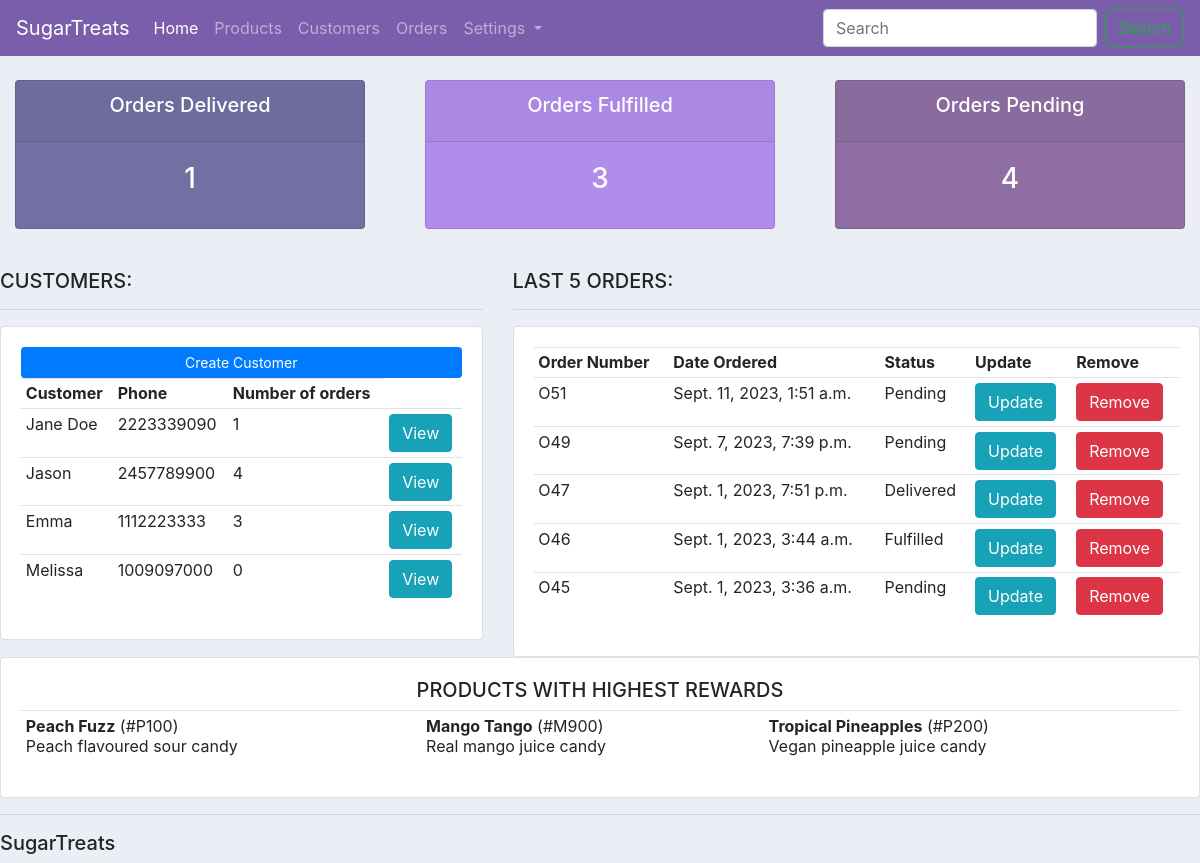
The app's page /, older data.
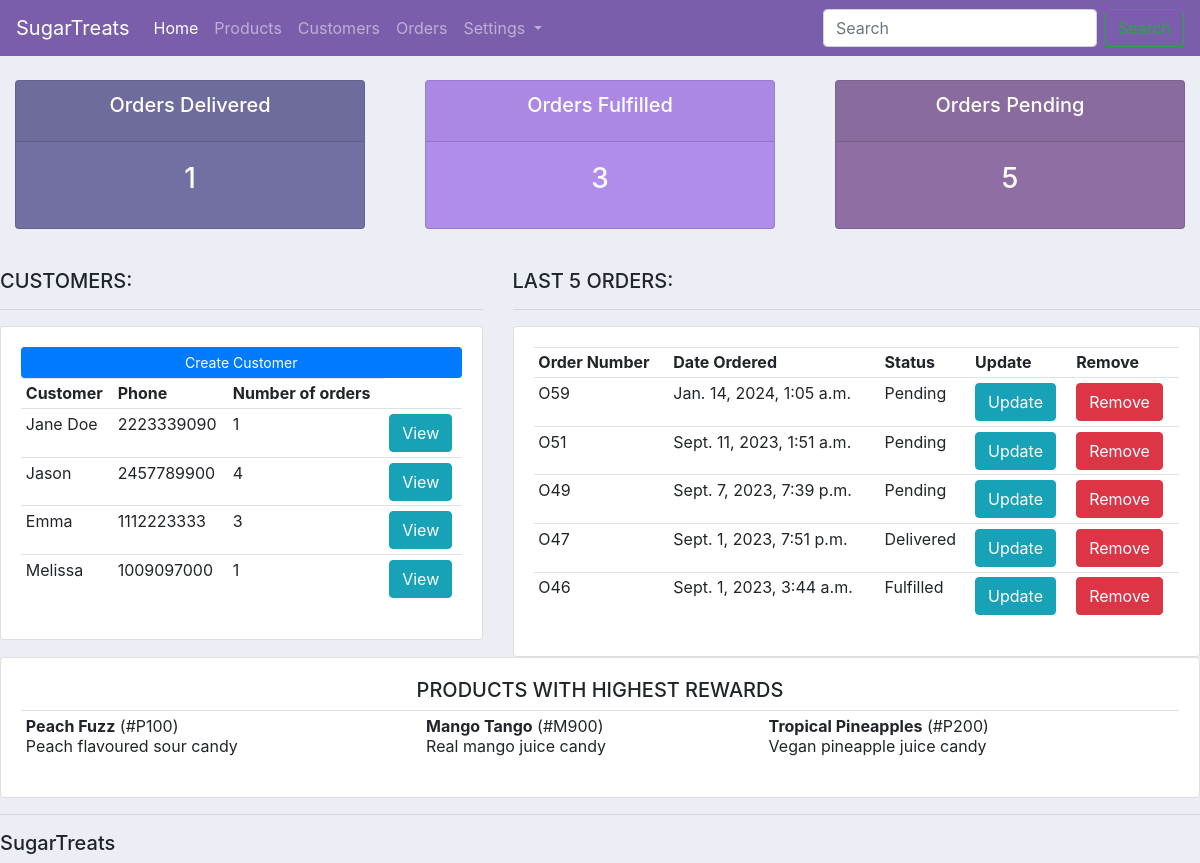
The same page, newer data.
### ecomm/models.py (models this page shows, shortened)
class Customer(models.Model):
    name = models.CharField(max_length=200, null=True)
    email = models.EmailField(null=True)
    phone = models.CharField(max_length=200, null=True)
    date_created = models.DateTimeField(auto_now_add=True, null=True)

class Order(models.Model):
    STATUS = (
        ("Pending", "Pending"),
        ("Fulfilled", "Fulfilled"),
        ("Delivered","Delivered"),
    )
    customer = models.ForeignKey(Customer, null = True, on_delete = models.SET_NULL, related_name = 'orders')
    order_items = models.ManyToManyField("OrderItem", related_name = 'orders') #every Order has many order_items
    note = models.TextField(max_length= 300, null = True, blank = True)
    date_created=models.DateTimeField(auto_now_add=True, null=True)
    status = models.CharField(max_length = 200, null = True, choices = STATUS)

class Product(models.Model):
    CATEGORY = (
        ("Candy", "Candy"),
        ("Chocolate", "Chocolate"),
        ("Gift box", "Gift box"),
        ("Chocolate bar", "Chocolate bar"),
    )
    name = models.CharField(max_length=200, null=True)
    product_num = models.CharField(max_length=100, unique=True)
    description = models.TextField(max_length=200, null=True)
    category = models.CharField(max_length=200, null=True, choices = CATEGORY)
    price = models.FloatField(null = True)
    date_created=models.DateTimeField(auto_now_add=True, null=True)
    tags = models.ManyToManyField(Tag, blank = True)
    rewards = models.IntegerField(null = True)

### ecomm/views.py (the view)
# urls.py: path("", views.home, name = "home"),
def home(request):
    customers = Customer.objects.all()
    orders = Order.objects.all()
    products = Product.objects.all()
    total_customers = customers.count()
    total_orders = orders.count()
    delivered = orders.filter(status="Delivered").count()
    fulfilled = orders.filter(status="Fulfilled").count()
    pending = orders.filter(status="Pending").count()
    list = orders.order_by("-date_created")
    ordered_list = list[:5]  # returns first five objects
    context = {
        "orders": orders,
        "customers": customers,
        "products": products,
        "total_customers": total_customers,
        "total_orders": total_orders,
        "delivered": delivered,
        "pending": pending,
        "fulfilled": fulfilled,
        "ordered_list": ordered_list,
    }
    return render(request, "ecomm/dashboard.html", context)

### ecomm/templates/ecomm/dashboard.html
{% extends "ecomm/main.html" %} {% block content %}
{% include "ecomm/status.html" %}
<br />
<div class="row">
    <div class = "col-md-5">
        <h5>CUSTOMERS:</h5>
        <hr />
        <div class="card card-body">
            <a class="btn btn-primary btn-sm btn-block" href="">Create Customer</a>
            <table class="table table-sm">
                <tr>
                  <th>Customer</th>
                  <th>Phone</th>
                  <th>Number of orders</th>
                </tr>
                {% for customer in customers %}
                    <tr>
                        <td> {{customer.name}} </td>
                        <td> {{customer.phone}} </td>
                        <td> {{customer.orders.count}} </td>
                        <td><a class = "btn btn-small btn-info" href="{% url 'profile' customer.id %}">View</a>
                    </tr>
                {% endfor %}
            </table>
        </div>
    </div>
    <div class="col-md-7">
        <h5>LAST 5 ORDERS:</h5>
        <hr />
        <div class="card card-body">
            <table class="table table-sm">
                <tr>
                <th>Order Number</th>
                <th>Date Ordered</th>
                <th>Status</th>
                <th>Update</th>
                <th>Remove</th>
                </tr>
                {% for order in ordered_list%}
                    <tr>
                        <td>O{{order.id}}</td>
                        <td>{{order.date_created}}</td>
                        <td>{{order.status}}</td>
                        <td><a class = "btn btn-small btn-info" href="{% url 'update_order' order.id %}">Update</td>
                        <td><a class = "btn btn-small btn-danger" href="{% url 'delete_order' order.id %}">Remove</td>
                    </tr>
                {% endfor %}
            </table>
        </div>
    </div>
</div>
<div class = "row">
        <div class = "col-md-12">
            <div class = "card card-body">
                <h5><center>PRODUCTS WITH HIGHEST REWARDS</center></h5>
                <table class = "table table-sm">
                    <tr>
                    {% for product in products %}
                    <td><b>{{product.name}}</b> (#{{product.product_num}})<br>{{product.description}}</td>
                    {% endfor %}
                    </tr>
                </table>
            </div>
        </div>
</div>
{% endblock %}

Row changes from the older to the newer data that the page shows:
no longer on this page (row unchanged): Order: id "45", date_created "Sept. 1, 2023, 3:36 a.m.", status "Pending"
computed for Customer "Melissa": orders.count "0" → "1"
added Order: id "59", date_created "Jan. 14, 2024, 1:05 a.m.", status "Pending"
Text that changed along with them:
{{ pending }}: "4" → "5"
